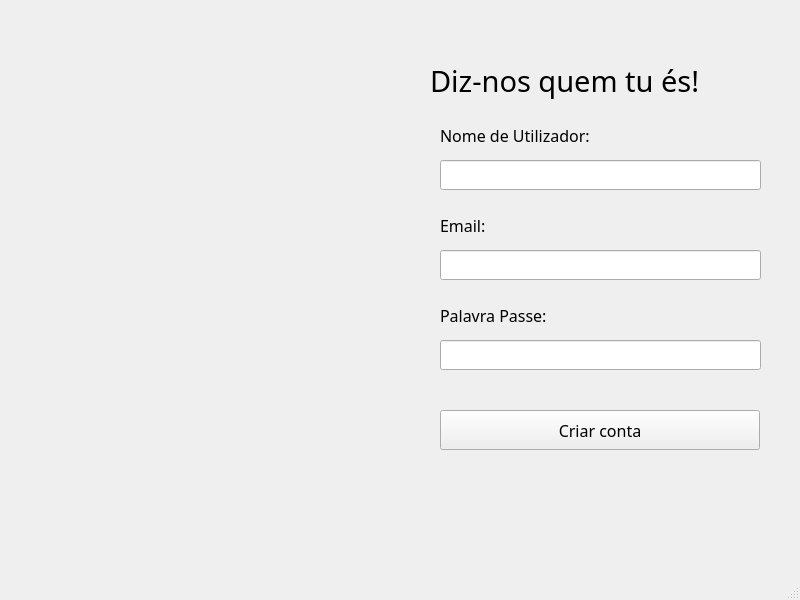
<?xml version="1.0" encoding="UTF-8"?>
<ui version="4.0">
 <class>MainWindow</class>
 <widget class="QMainWindow" name="MainWindow">
  <property name="geometry">
   <rect>
    <x>0</x>
    <y>0</y>
    <width>800</width>
    <height>600</height>
   </rect>
  </property>
  <property name="windowTitle">
   <string>Criação de Conta</string>
  </property>
  <widget class="QWidget" name="centralwidget">
   <widget class="QLineEdit" name="lineEdit_Email">
    <property name="geometry">
     <rect>
      <x>440</x>
      <y>250</y>
      <width>321</width>
      <height>30</height>
     </rect>
    </property>
   </widget>
   <widget class="QPushButton" name="pushButton_Criar_Conta">
    <property name="geometry">
     <rect>
      <x>440</x>
      <y>410</y>
      <width>320</width>
      <height>40</height>
     </rect>
    </property>
    <property name="font">
     <font>
      <family>OCR A Extended</family>
      <pointsize>12</pointsize>
     </font>
    </property>
    <property name="text">
     <string>Criar conta</string>
    </property>
   </widget>
   <widget class="QLabel" name="label">
    <property name="geometry">
     <rect>
      <x>440</x>
      <y>120</y>
      <width>191</width>
      <height>30</height>
     </rect>
    </property>
    <property name="font">
     <font>
      <family>OCR A Extended</family>
      <pointsize>12</pointsize>
     </font>
    </property>
    <property name="text">
     <string>Nome de Utilizador:</string>
    </property>
   </widget>
   <widget class="QLabel" name="label_3">
    <property name="geometry">
     <rect>
      <x>430</x>
      <y>50</y>
      <width>341</width>
      <height>61</height>
     </rect>
    </property>
    <property name="font">
     <font>
      <family>OCR A Extended</family>
      <pointsize>22</pointsize>
     </font>
    </property>
    <property name="text">
     <string>Diz-nos quem tu és!</string>
    </property>
    <property name="scaledContents">
     <bool>true</bool>
    </property>
   </widget>
   <widget class="QLabel" name="label_2">
    <property name="geometry">
     <rect>
      <x>20</x>
      <y>50</y>
      <width>380</width>
      <height>370</height>
     </rect>
    </property>
    <property name="text">
     <string/>
    </property>
    <property name="pixmap">
     <pixmap>Imagens/Logo.jpg</pixmap>
    </property>
    <property name="scaledContents">
     <bool>true</bool>
    </property>
   </widget>
   <widget class="QLineEdit" name="lineEdit_Nome_Utilizador">
    <property name="geometry">
     <rect>
      <x>440</x>
      <y>160</y>
      <width>321</width>
      <height>30</height>
     </rect>
    </property>
   </widget>
   <widget class="QLabel" name="label_5">
    <property name="geometry">
     <rect>
      <x>440</x>
      <y>210</y>
      <width>191</width>
      <height>30</height>
     </rect>
    </property>
    <property name="font">
     <font>
      <family>OCR A Extended</family>
      <pointsize>12</pointsize>
     </font>
    </property>
    <property name="text">
     <string>Email:</string>
    </property>
   </widget>
   <widget class="QLabel" name="label_6">
    <property name="geometry">
     <rect>
      <x>440</x>
      <y>300</y>
      <width>191</width>
      <height>30</height>
     </rect>
    </property>
    <property name="font">
     <font>
      <family>OCR A Extended</family>
      <pointsize>12</pointsize>
     </font>
    </property>
    <property name="text">
     <string>Palavra Passe:</string>
    </property>
   </widget>
   <widget class="QLineEdit" name="lineEdit_Palavra_Passe">
    <property name="geometry">
     <rect>
      <x>440</x>
      <y>340</y>
      <width>321</width>
      <height>30</height>
     </rect>
    </property>
   </widget>
  </widget>
  <widget class="QStatusBar" name="statusbar"/>
 </widget>
 <resources/>
 <connections/>
</ui>
